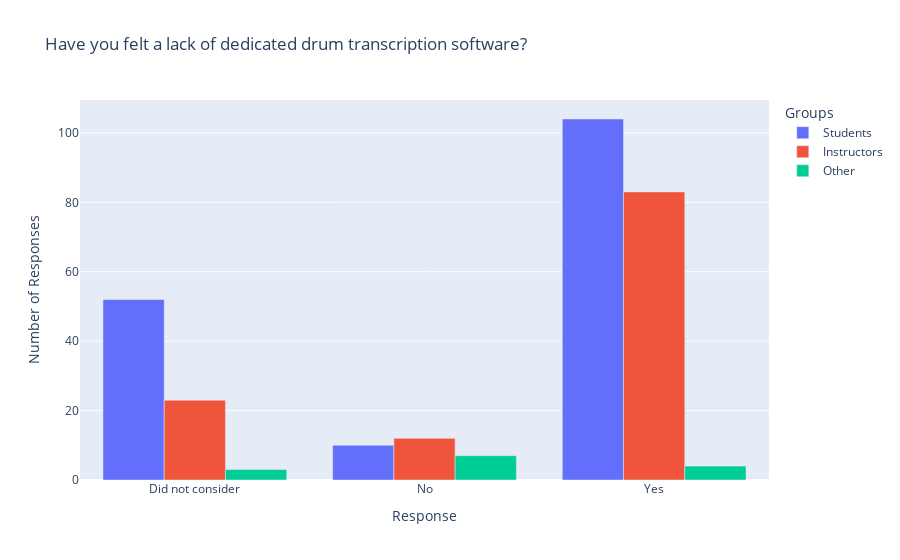

The notebook cell this image was saved under:
### Code cell
# create a dataframe with the count of tools for each group
tool_counts = df.groupby(['group', 'lack_of_software']).size().reset_index(name='count')

# create the plot
fig = px.bar(tool_counts, x='lack_of_software', y='count', color='group', barmode='group', 
             title='Have you felt a lack of dedicated drum transcription software?',
             category_orders={'group': ["Students", "Instructors", "Other"]})

# update the x-axis labels
fig.update_xaxes(title_text='Response')

fig.update_layout(
    legend_title='Groups'
)  
# update the y-axis labels
fig.update_yaxes(title_text='Number of Responses')

fig.show()
pio.write_image(fig, 'barz3.png', width=800, height=400, scale=3)

### Figure 1 — Plotly figure (JSON) as saved in the notebook; plotly's stock layout.template omitted (floating-point values rounded to 4 significant figures)
{"data": [{"alignmentgroup": "True", "hovertemplate": "group=Students<br>lack_of_software=%{x}<br>count=%{y}<extra></extra>", "legendgroup": "Students", "marker": {"color": "#636efa", "pattern": {"shape": ""}}, "name": "Students", "offsetgroup": "Students", "orientation": "v", "showlegend": true, "textposition": "auto", "type": "bar", "x": ["Did not consider", "No", "Yes"], "xaxis": "x", "y": [52, 10, 104], "yaxis": "y"}, {"alignmentgroup": "True", "hovertemplate": "group=Instructors<br>lack_of_software=%{x}<br>count=%{y}<extra></extra>", "legendgroup": "Instructors", "marker": {"color": "#EF553B", "pattern": {"shape": ""}}, "name": "Instructors", "offsetgroup": "Instructors", "orientation": "v", "showlegend": true, "textposition": "auto", "type": "bar", "x": ["Did not consider", "No", "Yes"], "xaxis": "x", "y": [23, 12, 83], "yaxis": "y"}, {"alignmentgroup": "True", "hovertemplate": "group=Other<br>lack_of_software=%{x}<br>count=%{y}<extra></extra>", "legendgroup": "Other", "marker": {"color": "#00cc96", "pattern": {"shape": ""}}, "name": "Other", "offsetgroup": "Other", "orientation": "v", "showlegend": true, "textposition": "auto", "type": "bar", "x": ["Did not consider", "No", "Yes"], "xaxis": "x", "y": [3, 7, 4], "yaxis": "y"}], "layout": {"barmode": "group", "legend": {"title": {"text": "Groups"}, "tracegroupgap": 0}, "title": {"text": "Have you felt a lack of dedicated drum transcription software?"}, "xaxis": {"anchor": "y", "domain": [0, 1], "title": {"text": "Response"}}, "yaxis": {"anchor": "x", "domain": [0, 1], "title": {"text": "Number of Responses"}}}}
